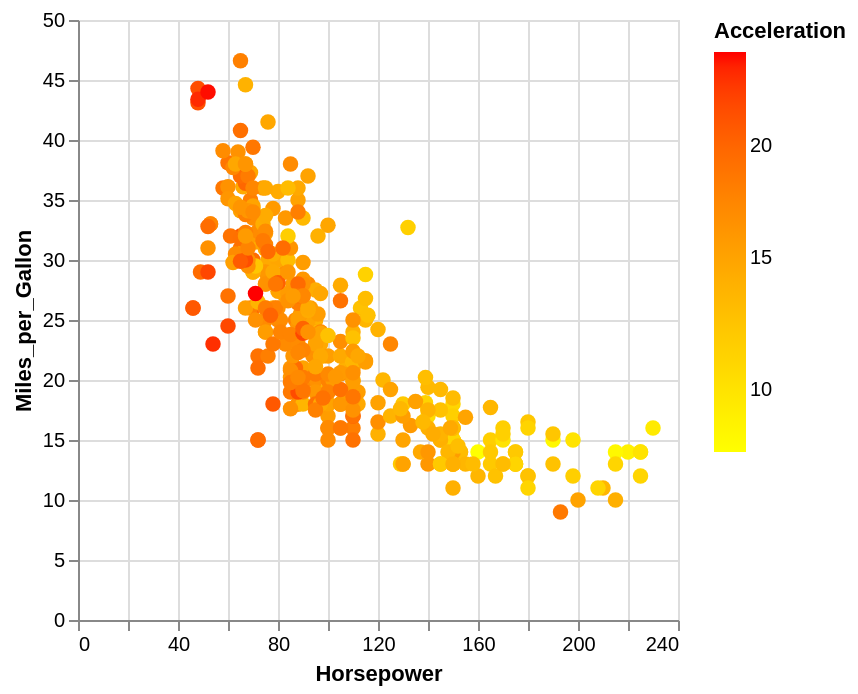

The specification (Vega-Lite) saved for this image:
### Vega-Lite specification from a JSON file in a GitHub repository (floating-point values rounded to 4 significant figures; data arrays with more than 128 entries replaced by an {"elided": "..."} marker saying what was removed)
{"$schema": "https://vega.github.io/schema/vega-lite/v5.json", "data": {"values": {"elided": "406 records"}}, "description": "Square root colour scale.", "encoding": {"color": {"field": "Acceleration", "scale": {"range": ["yellow", "red"], "type": "sqrt"}, "type": "quantitative"}, "opacity": {"value": 1}, "size": {"value": 60}, "x": {"field": "Horsepower", "type": "quantitative"}, "y": {"field": "Miles_per_Gallon", "type": "quantitative"}}, "mark": "circle", "transform": [{"as": "accelerationZScore", "calculate": "(datum.Acceleration - 15.52)/2.80"}]}
